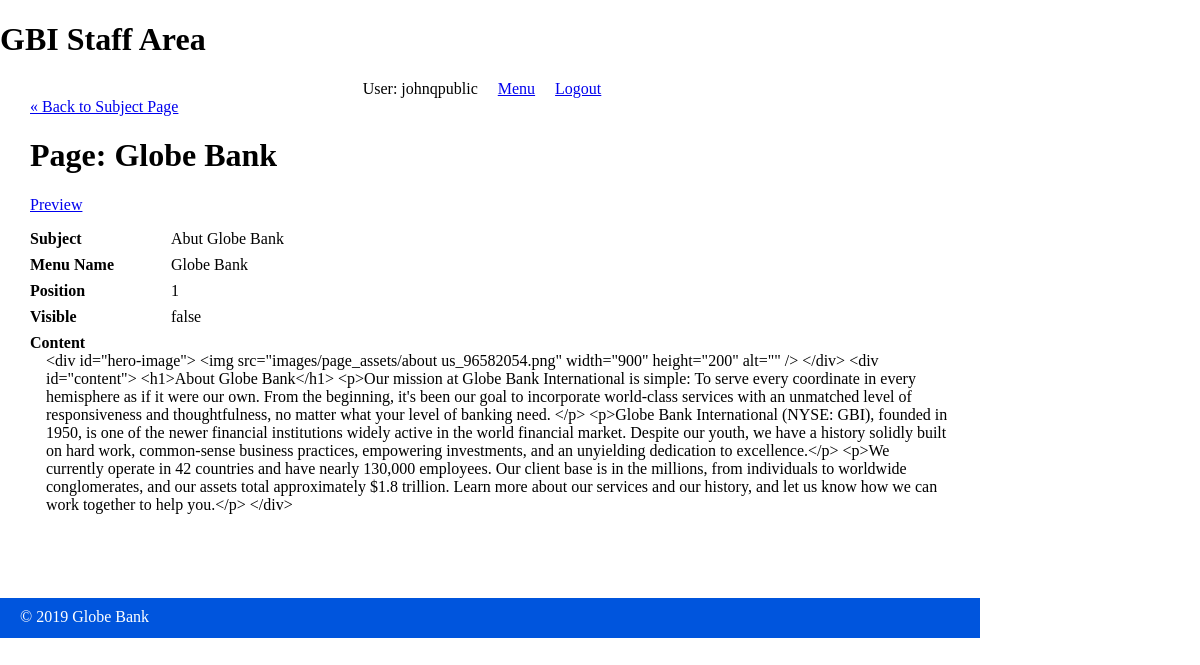
The page /public/staff/pages/show.php (signed in) on the database its author committed.
### tables this page shows
CREATE TABLE `pages` (
  `id` int(11) NOT NULL AUTO_INCREMENT,
  `subject_id` int(11) DEFAULT NULL,
  `menu_name` varchar(255) DEFAULT NULL,
  `position` int(3) DEFAULT NULL,
  `visible` tinyint(1) DEFAULT NULL,
  `content` text,
  PRIMARY KEY (`id`),
  KEY `fk_subject_id` (`subject_id`)
);

CREATE TABLE `subjects` (
  `id` int(11) NOT NULL AUTO_INCREMENT,
  `menu_name` varchar(255) DEFAULT NULL,
  `position` int(3) DEFAULT NULL,
  `visible` tinyint(1) DEFAULT NULL,
  PRIMARY KEY (`id`)
);

### private/database.php (called while the page is built, shortened)
<?php
  function db_escape($connection, $string) {
    return mysqli_real_escape_string($connection, $string);
  }
?>

### private/query_functions.php (called while the page is built, shortened)
<?php
  function find_subject_by_id($id, $options=[]) {
    global $db;
    $visible = $options['visible'] ?? false;
    $sql = "SELECT * FROM subjects ";
    $sql .= "WHERE id='" . db_escape($db, $id) . "' ";
    $result = mysqli_query($db, $sql);
    $subject = mysqli_fetch_assoc($result);
    return $subject;
  }
  function find_page_by_id($id, $options=[]) {
    global $db;
    $visible = $options['visible'] ?? false;
    $sql = "SELECT * FROM pages ";
    $sql .= "WHERE id='" . db_escape($db, $id) . "' ";
    $result = mysqli_query($db, $sql);
    $page = mysqli_fetch_assoc($result);
    return $page;
  }
?>

### private/functions.php (called while the page is built, shortened)
<?php
function url_for($script_path) {
  return WWW_ROOT . $script_path;
}
function u($string="") {
  return urlencode($string);
}
function h($string="") {
  return htmlspecialchars($string);
}
?>

### public/staff/pages/show.php (the view, shortened to what this page needs)
<?php
 $id = $_GET['id'] ?? 1;
 $page = find_page_by_id($id);
 $subject = find_subject_by_id($page["subject_id"]);
?>
<?php include(SHARED_PATH . "/staff_header.php"); ?>
<div id="content">
    <a class="back-link" href="<?php echo url_for('/staff/subjects/show.php?id=' . h(u($subject['id']))); ?>">&laquo; Back to Subject Page</a>
    <div class="page show">
        <h1>Page: <?php echo h($page["menu_name"]); ?></h1>
        <div class="actions">
            <a class="action" href="<?php echo url_for('/index.php?id=' . h(u($page['id'])) . '&preview=true'); ?>" target="_blank">Preview</a>
        </div>
        <div class="attributes">
            <dl>
                <dt>Subject</dt>
                <dd><?php echo h($subject["menu_name"]); ?></dd>
            </dl>
            <dl>
                <dt>Menu Name</dt>
                <dd><?php echo h($page["menu_name"]); ?></dd>
            </dl>
            <dl>
                <dt>Position</dt>
                <dd><?php echo h($page["position"]); ?></dd>
            </dl>
            <dl>
                <dt>Visible</dt>
                <dd><?php echo $page["visible"] == "1" ? "true" : "false"; ?></dd>
            </dl>
            <dl>
                <dt>Content</dt>
                <dd><?php echo h($page["content"]); ?></dd>
            </dl>
        </div>
    </div>
</div>
<?php include(SHARED_PATH . "/staff_footer.php"); ?>

### public/stylesheets/staff.css (style rules this page uses)
html { height: 100%; width: 100%; }
body { height: 980px; width: 100%; margin: 0; padding: 0; }
#content { width: 920px; min-height: 500px; padding: 0 30px; }
.actions { margin-bottom: 1em; }
dl { clear: both; overflow: hidden; margin: 0.5em 0; }
dt { float: left; font-weight: bold; width: 125px; }
dd { float: left; margin-left: 1em; }

### rows shown on the page
pages: menu_name "Globe Bank", position "1", content "<div id=\"hero-image\"> <img src=\"images/page_assets/about us_96582054.png\" width=\"900\" height=\"200\" alt=\"\" /> </div> <div id=\"content\"> <h1>About Globe Bank</h1> <p>Our mission at Globe Bank International is simple: To serve every coordinate in every hemisphere as if it were our own. From the beginning, it's been our goal to incorporate world-class services with an unmatched level of responsiveness and thoughtfulness, no matter what your level of banking need. </p> <p>Globe Bank International (NYSE: GBI), founded in 1950, is one of the newer financial institutions widely active in the world financial market. Despite our youth, we have a history solidly built on hard work, common-sense…"
subjects: menu_name "Abut Globe Bank"

### other values the page prints
$_SESSION['username'] "johnqpublic"
